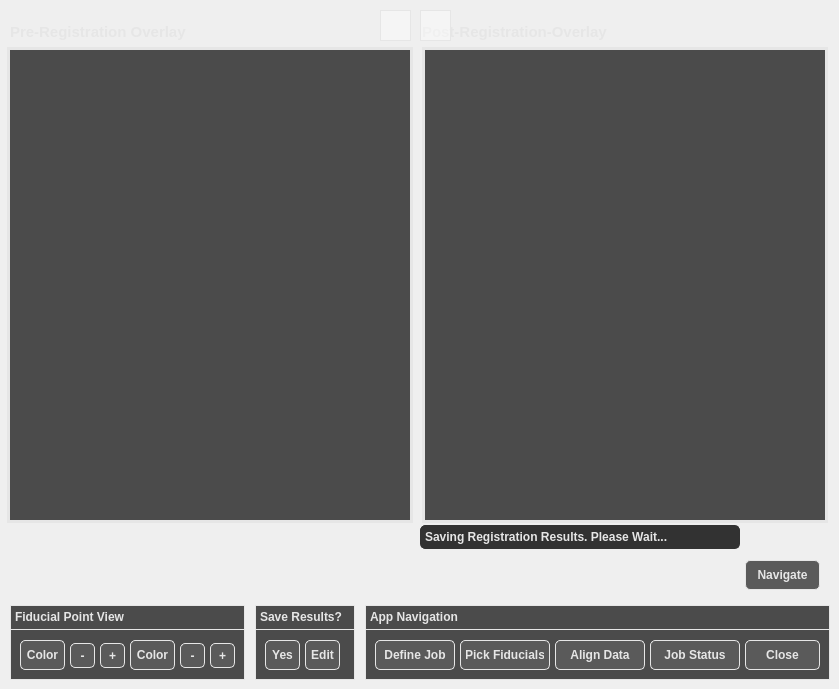
    <widget class="QWidget" name="ViewOverlaysTabName">
     <attribute name="title">
      <string>View Overlay</string>
     </attribute>
     <widget class="QTextEdit" name="SavingRegistrationResultsText">
      <property name="geometry">
       <rect>
        <x>420</x>
        <y>525</y>
        <width>320</width>
        <height>24</height>
       </rect>
      </property>
      <property name="styleSheet">
       <string notr="true">QTextEdit { 
	background-color: #323232;
	color: #e6e6e6; /* Text color */
	border: 1px solid #323232; /* Border  */
    border-radius: 5px; /* Optional: Rounded corners */
}</string>
      </property>
      <property name="verticalScrollBarPolicy">
       <enum>Qt::ScrollBarAlwaysOff</enum>
      </property>
      <property name="horizontalScrollBarPolicy">
       <enum>Qt::ScrollBarAlwaysOff</enum>
      </property>
      <property name="readOnly">
       <bool>true</bool>
      </property>
      <property name="html">
       <string>&lt;!DOCTYPE HTML PUBLIC &quot;-//W3C//DTD HTML 4.0//EN&quot; &quot;http://www.w3.org/TR/REC-html40/strict.dtd&quot;&gt;
&lt;html&gt;&lt;head&gt;&lt;meta name=&quot;qrichtext&quot; content=&quot;1&quot; /&gt;&lt;style type=&quot;text/css&quot;&gt;
p, li { white-space: pre-wrap; }
&lt;/style&gt;&lt;/head&gt;&lt;body style=&quot; font-family:'MS Shell Dlg 2'; font-size:8.25pt; font-weight:400; font-style:normal;&quot;&gt;
&lt;p style=&quot; margin-top:0px; margin-bottom:0px; margin-left:0px; margin-right:0px; -qt-block-indent:0; text-indent:0px;&quot;&gt;&lt;span style=&quot; font-size:9pt; font-weight:600;&quot;&gt;Saving Registration Results. Please Wait...&lt;/span&gt;&lt;/p&gt;&lt;/body&gt;&lt;/html&gt;</string>
      </property>
     </widget>
     <widget class="QFrame" name="ImageViewControlsFrame_O">
      <property name="geometry">
       <rect>
        <x>10</x>
        <y>605</y>
        <width>235</width>
        <height>75</height>
       </rect>
      </property>
      <property name="styleSheet">
       <string notr="true">QFrame { 
	background-color: #4b4b4b;
	border: 1px solid #e6e6e6; /* Border  */
}</string>
      </property>
      <property name="frameShape">
       <enum>QFrame::StyledPanel</enum>
      </property>
      <property name="frameShadow">
       <enum>QFrame::Raised</enum>
      </property>
      <widget class="QTextEdit" name="ImageViewFrameHeaderText_O">
       <property name="geometry">
        <rect>
         <x>0</x>
         <y>0</y>
         <width>235</width>
         <height>25</height>
        </rect>
       </property>
       <property name="font">
        <font>
         <pointsize>10</pointsize>
         <weight>75</weight>
         <bold>true</bold>
        </font>
       </property>
       <property name="styleSheet">
        <string notr="true">QTextEdit { 
	background-color: #4b4b4b;
	color: #e6e6e6; /* Text color */
	border: 1px solid #e6e6e6; /* Border  */
}</string>
       </property>
       <property name="verticalScrollBarPolicy">
        <enum>Qt::ScrollBarAlwaysOff</enum>
       </property>
       <property name="horizontalScrollBarPolicy">
        <enum>Qt::ScrollBarAlwaysOff</enum>
       </property>
       <property name="readOnly">
        <bool>true</bool>
       </property>
       <property name="html">
        <string>&lt;!DOCTYPE HTML PUBLIC &quot;-//W3C//DTD HTML 4.0//EN&quot; &quot;http://www.w3.org/TR/REC-html40/strict.dtd&quot;&gt;
&lt;html&gt;&lt;head&gt;&lt;meta name=&quot;qrichtext&quot; content=&quot;1&quot; /&gt;&lt;style type=&quot;text/css&quot;&gt;
p, li { white-space: pre-wrap; }
&lt;/style&gt;&lt;/head&gt;&lt;body style=&quot; font-family:'MS Shell Dlg 2'; font-size:10pt; font-weight:600; font-style:normal;&quot;&gt;
&lt;p style=&quot; margin-top:0px; margin-bottom:0px; margin-left:0px; margin-right:0px; -qt-block-indent:0; text-indent:0px;&quot;&gt;&lt;span style=&quot; font-size:9pt;&quot;&gt;Fiducial Point View&lt;/span&gt;&lt;/p&gt;&lt;/body&gt;&lt;/html&gt;</string>
       </property>
      </widget>
      <widget class="QPushButton" name="GrowFiducialButton2_O">
       <property name="geometry">
        <rect>
         <x>200</x>
         <y>38</y>
         <width>25</width>
         <height>25</height>
        </rect>
       </property>
       <property name="font">
        <font>
         <pointsize>9</pointsize>
         <weight>75</weight>
         <bold>true</bold>
        </font>
       </property>
       <property name="styleSheet">
        <string notr="true">QPushButton {
    background-color: #5a5a5a;
    color: #e6e6e6; /* Text color */
    border: 1px solid #e6e6e6; /* Border  */
    border-radius: 5px; /* Optional: Rounded corners */
    padding: 5px; /* Optional: Padding around text */
}

QPushButton:hover {
    background-color: #666f75; /* Grey-blue when hovered */
}

QPushButton:pressed {
    background-color: #7b8e9c; /* More blue when pressed */
}</string>
       </property>
       <property name="text">
        <string>+</string>
       </property>
      </widget>
      <widget class="QPushButton" name="ColorFiducialButton_O">
       <property name="geometry">
        <rect>
         <x>10</x>
         <y>35</y>
         <width>45</width>
         <height>30</height>
        </rect>
       </property>
       <property name="font">
        <font>
         <pointsize>9</pointsize>
         <weight>75</weight>
         <bold>true</bold>
        </font>
       </property>
       <property name="styleSheet">
        <string notr="true">QPushButton {
    background-color: #5a5a5a;
    color: #e6e6e6; /* Text color */
    border: 1px solid #e6e6e6; /* Border  */
    border-radius: 5px; /* Optional: Rounded corners */
    padding: 5px; /* Optional: Padding around text */
}

QPushButton:hover {
    background-color: #666f75; /* Grey-blue when hovered */
}

QPushButton:pressed {
    background-color: #7b8e9c; /* More blue when pressed */
}</string>
       </property>
       <property name="text">
        <string>Color</string>
       </property>
      </widget>
      <widget class="QPushButton" name="ShrinkFiducialButton2_O">
       <property name="geometry">
        <rect>
         <x>170</x>
         <y>38</y>
         <width>25</width>
         <height>25</height>
        </rect>
       </property>
       <property name="font">
        <font>
         <pointsize>9</pointsize>
         <weight>75</weight>
         <bold>true</bold>
        </font>
       </property>
       <property name="styleSheet">
        <string notr="true">QPushButton {
    background-color: #5a5a5a;
    color: #e6e6e6; /* Text color */
    border: 1px solid #e6e6e6; /* Border  */
    border-radius: 5px; /* Optional: Rounded corners */
    padding: 5px; /* Optional: Padding around text */
}

QPushButton:hover {
    background-color: #666f75; /* Grey-blue when hovered */
}

QPushButton:pressed {
    background-color: #7b8e9c; /* More blue when pressed */
}</string>
       </property>
       <property name="text">
        <string>-</string>
       </property>
      </widget>
      <widget class="QPushButton" name="ColorFiducialButton2_O">
       <property name="geometry">
        <rect>
         <x>120</x>
         <y>35</y>
         <width>45</width>
         <height>30</height>
        </rect>
       </property>
       <property name="font">
        <font>
         <pointsize>9</pointsize>
         <weight>75</weight>
         <bold>true</bold>
        </font>
       </property>
       <property name="styleSheet">
        <string notr="true">QPushButton {
    background-color: #5a5a5a;
    color: #e6e6e6; /* Text color */
    border: 1px solid #e6e6e6; /* Border  */
    border-radius: 5px; /* Optional: Rounded corners */
    padding: 5px; /* Optional: Padding around text */
}

QPushButton:hover {
    background-color: #666f75; /* Grey-blue when hovered */
}

QPushButton:pressed {
    background-color: #7b8e9c; /* More blue when pressed */
}</string>
       </property>
       <property name="text">
        <string>Color</string>
       </property>
      </widget>
      <widget class="QPushButton" name="GrowFiducialButton_O">
       <property name="geometry">
        <rect>
         <x>90</x>
         <y>38</y>
         <width>25</width>
         <height>25</height>
        </rect>
       </property>
       <property name="font">
        <font>
         <pointsize>9</pointsize>
         <weight>75</weight>
         <bold>true</bold>
        </font>
       </property>
       <property name="styleSheet">
        <string notr="true">QPushButton {
    background-color: #5a5a5a;
    color: #e6e6e6; /* Text color */
    border: 1px solid #e6e6e6; /* Border  */
    border-radius: 5px; /* Optional: Rounded corners */
    padding: 5px; /* Optional: Padding around text */
}

QPushButton:hover {
    background-color: #666f75; /* Grey-blue when hovered */
}

QPushButton:pressed {
    background-color: #7b8e9c; /* More blue when pressed */
}</string>
       </property>
       <property name="text">
        <string>+</string>
       </property>
      </widget>
      <widget class="QPushButton" name="ShrinkFiducialButton_O">
       <property name="geometry">
        <rect>
         <x>60</x>
         <y>38</y>
         <width>25</width>
         <height>25</height>
        </rect>
       </property>
       <property name="font">
        <font>
         <pointsize>9</pointsize>
         <weight>75</weight>
         <bold>true</bold>
        </font>
       </property>
       <property name="styleSheet">
        <string notr="true">QPushButton {
    background-color: #5a5a5a;
    color: #e6e6e6; /* Text color */
    border: 1px solid #e6e6e6; /* Border  */
    border-radius: 5px; /* Optional: Rounded corners */
    padding: 5px; /* Optional: Padding around text */
}

QPushButton:hover {
    background-color: #666f75; /* Grey-blue when hovered */
}

QPushButton:pressed {
    background-color: #7b8e9c; /* More blue when pressed */
}</string>
       </property>
       <property name="text">
        <string>-</string>
       </property>
      </widget>
     </widget>
     <widget class="QLabel" name="UnregisteredImageFrameHeaderText">
      <property name="geometry">
       <rect>
        <x>10</x>
        <y>20</y>
        <width>400</width>
        <height>24</height>
       </rect>
      </property>
      <property name="font">
       <font>
        <pointsize>11</pointsize>
        <weight>75</weight>
        <bold>true</bold>
       </font>
      </property>
      <property name="styleSheet">
       <string notr="true">QLabel { 
	background-color: transparent;
	color: #e6e6e6; /* Text color */
	border: 0px solid #e6e6e6; /* Border  */
    qproperty-alignment: 'AlignCenter';
}</string>
      </property>
      <property name="text">
       <string>Pre-Registration Overlay</string>
      </property>
     </widget>
     <widget class="QLabel" name="RegisteredImageFrameHeaderText">
      <property name="geometry">
       <rect>
        <x>422</x>
        <y>20</y>
        <width>400</width>
        <height>24</height>
       </rect>
      </property>
      <property name="font">
       <font>
        <pointsize>11</pointsize>
        <weight>75</weight>
        <bold>true</bold>
       </font>
      </property>
      <property name="styleSheet">
       <string notr="true">QLabel { 
	background-color: transparent;
	color: #e6e6e6; /* Text color */
	border: 0px solid #e6e6e6; /* Border  */
    qproperty-alignment: 'AlignCenter';
}</string>
      </property>
      <property name="text">
       <string>Post-Registration-Overlay</string>
      </property>
     </widget>
     <widget class="QFrame" name="UnregisteredImageDisplayFrame">
      <property name="geometry">
       <rect>
        <x>10</x>
        <y>50</y>
        <width>400</width>
        <height>470</height>
       </rect>
      </property>
      <property name="styleSheet">
       <string notr="true">QFrame { 
	background-color: #4b4b4b;
	border: 0px solid #e6e6e6; /* Border  */
}</string>
      </property>
      <property name="frameShape">
       <enum>QFrame::StyledPanel</enum>
      </property>
      <property name="frameShadow">
       <enum>QFrame::Raised</enum>
      </property>
     </widget>
     <widget class="QLabel" name="RegisteredImageBorder">
      <property name="geometry">
       <rect>
        <x>422</x>
        <y>47</y>
        <width>406</width>
        <height>476</height>
       </rect>
      </property>
      <property name="styleSheet">
       <string notr="true">QLabel {
        background-color: transparent; /* Transparent fill */
        border: 5px solid #e6e6e6;       /* Green border */
    }
</string>
      </property>
      <property name="text">
       <string/>
      </property>
     </widget>
     <widget class="QFrame" name="RegisteredImageDisplayFrame">
      <property name="geometry">
       <rect>
        <x>425</x>
        <y>50</y>
        <width>400</width>
        <height>470</height>
       </rect>
      </property>
      <property name="styleSheet">
       <string notr="true">QFrame { 
	background-color: #4b4b4b;
	border: 0px solid #e6e6e6; /* Border  */
}</string>
      </property>
      <property name="frameShape">
       <enum>QFrame::StyledPanel</enum>
      </property>
      <property name="frameShadow">
       <enum>QFrame::Raised</enum>
      </property>
     </widget>
     <widget class="QLabel" name="UnregisteredImageBorder">
      <property name="geometry">
       <rect>
        <x>7</x>
        <y>47</y>
        <width>406</width>
        <height>476</height>
       </rect>
      </property>
      <property name="styleSheet">
       <string notr="true">QLabel {
        background-color: transparent; /* Transparent fill */
        border: 5px solid #e6e6e6;       /* Green border */
    }
</string>
      </property>
      <property name="text">
       <string/>
      </property>
     </widget>
     <widget class="QFrame" name="SaveRegistrationControlFrame">
      <property name="geometry">
       <rect>
        <x>255</x>
        <y>605</y>
        <width>100</width>
        <height>75</height>
       </rect>
      </property>
      <property name="styleSheet">
       <string notr="true">QFrame { 
	background-color: #4b4b4b;
	border: 1px solid #e6e6e6; /* Border  */
}</string>
      </property>
      <property name="frameShape">
       <enum>QFrame::StyledPanel</enum>
      </property>
      <property name="frameShadow">
       <enum>QFrame::Raised</enum>
      </property>
      <widget class="QTextEdit" name="SaveRegistrationHeaderText">
       <property name="geometry">
        <rect>
         <x>0</x>
         <y>0</y>
         <width>100</width>
         <height>25</height>
        </rect>
       </property>
       <property name="font">
        <font>
         <pointsize>10</pointsize>
         <weight>75</weight>
         <bold>true</bold>
        </font>
       </property>
       <property name="styleSheet">
        <string notr="true">QTextEdit { 
	background-color: #4b4b4b;
	color: #e6e6e6; /* Text color */
	border: 1px solid #e6e6e6; /* Border  */
}</string>
       </property>
       <property name="verticalScrollBarPolicy">
        <enum>Qt::ScrollBarAlwaysOff</enum>
       </property>
       <property name="horizontalScrollBarPolicy">
        <enum>Qt::ScrollBarAlwaysOff</enum>
       </property>
       <property name="readOnly">
        <bool>true</bool>
       </property>
       <property name="html">
        <string>&lt;!DOCTYPE HTML PUBLIC &quot;-//W3C//DTD HTML 4.0//EN&quot; &quot;http://www.w3.org/TR/REC-html40/strict.dtd&quot;&gt;
&lt;html&gt;&lt;head&gt;&lt;meta name=&quot;qrichtext&quot; content=&quot;1&quot; /&gt;&lt;style type=&quot;text/css&quot;&gt;
p, li { white-space: pre-wrap; }
&lt;/style&gt;&lt;/head&gt;&lt;body style=&quot; font-family:'MS Shell Dlg 2'; font-size:10pt; font-weight:600; font-style:normal;&quot;&gt;
&lt;p style=&quot; margin-top:0px; margin-bottom:0px; margin-left:0px; margin-right:0px; -qt-block-indent:0; text-indent:0px;&quot;&gt;&lt;span style=&quot; font-size:9pt;&quot;&gt;Save Results?&lt;/span&gt;&lt;/p&gt;&lt;/body&gt;&lt;/html&gt;</string>
       </property>
      </widget>
      <widget class="QPushButton" name="SaveRegistrationResultsButton_O">
       <property name="geometry">
        <rect>
         <x>10</x>
         <y>35</y>
         <width>35</width>
         <height>30</height>
        </rect>
       </property>
       <property name="font">
        <font>
         <pointsize>9</pointsize>
         <weight>75</weight>
         <bold>true</bold>
        </font>
       </property>
       <property name="styleSheet">
        <string notr="true">QPushButton {
    background-color: #5a5a5a;
    color: #e6e6e6; /* Text color */
    border: 1px solid #e6e6e6; /* Border  */
    border-radius: 5px; /* Optional: Rounded corners */
    padding: 5px; /* Optional: Padding around text */
}

QPushButton:hover {
    background-color: #666f75; /* Grey-blue when hovered */
}

QPushButton:pressed {
    background-color: #7b8e9c; /* More blue when pressed */
}</string>
       </property>
       <property name="text">
        <string>Yes</string>
       </property>
      </widget>
      <widget class="QPushButton" name="ReturnToFiducialsTab_O">
       <property name="geometry">
        <rect>
         <x>50</x>
         <y>35</y>
         <width>35</width>
         <height>30</height>
        </rect>
       </property>
       <property name="font">
        <font>
         <pointsize>9</pointsize>
         <weight>75</weight>
         <bold>true</bold>
        </font>
       </property>
       <property name="styleSheet">
        <string notr="true">QPushButton {
    background-color: #5a5a5a;
    color: #e6e6e6; /* Text color */
    border: 1px solid #e6e6e6; /* Border  */
    border-radius: 5px; /* Optional: Rounded corners */
    padding: 5px; /* Optional: Padding around text */
}

QPushButton:hover {
    background-color: #666f75; /* Grey-blue when hovered */
}

QPushButton:pressed {
    background-color: #7b8e9c; /* More blue when pressed */
}</string>
       </property>
       <property name="text">
        <string>Edit</string>
       </property>
      </widget>
     </widget>
     <widget class="QFrame" name="DisableFrame_O1">
      <property name="geometry">
       <rect>
        <x>380</x>
        <y>10</y>
        <width>31</width>
        <height>31</height>
       </rect>
      </property>
      <property name="styleSheet">
       <string notr="true">QFrame { 
	background-color: rgba(255, 255, 255, 0.4);
	border: 1px solid #e6e6e6; /* Border  */
}</string>
      </property>
      <property name="frameShape">
       <enum>QFrame::StyledPanel</enum>
      </property>
      <property name="frameShadow">
       <enum>QFrame::Raised</enum>
      </property>
     </widget>
     <widget class="QFrame" name="DisableFrame_O2">
      <property name="geometry">
       <rect>
        <x>420</x>
        <y>10</y>
        <width>31</width>
        <height>31</height>
       </rect>
      </property>
      <property name="styleSheet">
       <string notr="true">QFrame { 
	background-color: rgba(255, 255, 255, 0.4);
	border: 1px solid #e6e6e6; /* Border  */
}</string>
      </property>
      <property name="frameShape">
       <enum>QFrame::StyledPanel</enum>
      </property>
      <property name="frameShadow">
       <enum>QFrame::Raised</enum>
      </property>
     </widget>
     <widget class="QPushButton" name="NavigationButton_O">
      <property name="geometry">
       <rect>
        <x>745</x>
        <y>560</y>
        <width>75</width>
        <height>30</height>
       </rect>
      </property>
      <property name="font">
       <font>
        <pointsize>9</pointsize>
        <weight>75</weight>
        <bold>true</bold>
       </font>
      </property>
      <property name="styleSheet">
       <string notr="true">QPushButton {
    background-color: #5a5a5a;
    color: #e6e6e6; /* Text color */
    border: 1px solid #e6e6e6; /* Border  */
    border-radius: 5px; /* Optional: Rounded corners */
    padding: 5px; /* Optional: Padding around text */
}

QPushButton:hover {
    background-color: #666f75; /* Grey-blue when hovered */
}

QPushButton:pressed {
    background-color: #7b8e9c; /* More blue when pressed */
}</string>
      </property>
      <property name="text">
       <string>Navigate</string>
      </property>
     </widget>
     <widget class="QFrame" name="WhatNextControlFrame_O">
      <property name="geometry">
       <rect>
        <x>365</x>
        <y>605</y>
        <width>465</width>
        <height>75</height>
       </rect>
      </property>
      <property name="styleSheet">
       <string notr="true">QFrame { 
	background-color: #4b4b4b;
	border: 1px solid #e6e6e6; /* Border  */
}</string>
      </property>
      <property name="frameShape">
       <enum>QFrame::StyledPanel</enum>
      </property>
      <property name="frameShadow">
       <enum>QFrame::Raised</enum>
      </property>
      <widget class="QTextEdit" name="WhatNextText_O">
       <property name="geometry">
        <rect>
         <x>0</x>
         <y>0</y>
         <width>465</width>
         <height>25</height>
        </rect>
       </property>
       <property name="font">
        <font>
         <pointsize>9</pointsize>
         <weight>75</weight>
         <bold>true</bold>
        </font>
       </property>
       <property name="styleSheet">
        <string notr="true">QTextEdit { 
	background-color: #4b4b4b;
	color: #e6e6e6; /* Text color */
	border: 1px solid #e6e6e6; /* Border  */
}</string>
       </property>
       <property name="verticalScrollBarPolicy">
        <enum>Qt::ScrollBarAlwaysOff</enum>
       </property>
       <property name="horizontalScrollBarPolicy">
        <enum>Qt::ScrollBarAlwaysOff</enum>
       </property>
       <property name="readOnly">
        <bool>true</bool>
       </property>
       <property name="html">
        <string>&lt;!DOCTYPE HTML PUBLIC &quot;-//W3C//DTD HTML 4.0//EN&quot; &quot;http://www.w3.org/TR/REC-html40/strict.dtd&quot;&gt;
&lt;html&gt;&lt;head&gt;&lt;meta name=&quot;qrichtext&quot; content=&quot;1&quot; /&gt;&lt;style type=&quot;text/css&quot;&gt;
p, li { white-space: pre-wrap; }
&lt;/style&gt;&lt;/head&gt;&lt;body style=&quot; font-family:'MS Shell Dlg 2'; font-size:9pt; font-weight:600; font-style:normal;&quot;&gt;
&lt;p style=&quot; margin-top:0px; margin-bottom:0px; margin-left:0px; margin-right:0px; -qt-block-indent:0; text-indent:0px;&quot;&gt;App Navigation&lt;/p&gt;&lt;/body&gt;&lt;/html&gt;</string>
       </property>
      </widget>
      <widget class="QPushButton" name="GoToImportProjectTab_O">
       <property name="geometry">
        <rect>
         <x>10</x>
         <y>35</y>
         <width>80</width>
         <height>30</height>
        </rect>
       </property>
       <property name="font">
        <font>
         <pointsize>9</pointsize>
         <weight>75</weight>
         <bold>true</bold>
        </font>
       </property>
       <property name="styleSheet">
        <string notr="true">QPushButton {
    background-color: #5a5a5a;
    color: #e6e6e6; /* Text color */
    border: 1px solid #e6e6e6; /* Border  */
    border-radius: 5px; /* Optional: Rounded corners */
    padding: 5px; /* Optional: Padding around text */
}

QPushButton:hover {
    background-color: #666f75; /* Grey-blue when hovered */
}

QPushButton:pressed {
    background-color: #7b8e9c; /* More blue when pressed */
}</string>
       </property>
       <property name="text">
        <string>Define Job</string>
       </property>
      </widget>
      <widget class="QPushButton" name="GoToFiducialsTab_O">
       <property name="geometry">
        <rect>
         <x>95</x>
         <y>35</y>
         <width>90</width>
         <height>30</height>
        </rect>
       </property>
       <property name="font">
        <font>
         <pointsize>9</pointsize>
         <weight>75</weight>
         <bold>true</bold>
        </font>
       </property>
       <property name="styleSheet">
        <string notr="true">QPushButton {
    background-color: #5a5a5a;
    color: #e6e6e6; /* Text color */
    border: 1px solid #e6e6e6; /* Border  */
    border-radius: 5px; /* Optional: Rounded corners */
    padding: 5px; /* Optional: Padding around text */
}

QPushButton:hover {
    background-color: #666f75; /* Grey-blue when hovered */
}

QPushButton:pressed {
    background-color: #7b8e9c; /* More blue when pressed */
}</string>
       </property>
       <property name="text">
        <string>Pick Fiducials</string>
       </property>
      </widget>
      <widget class="QPushButton" name="GoToJobStatusTab_O">
       <property name="geometry">
        <rect>
         <x>285</x>
         <y>35</y>
         <width>90</width>
         <height>30</height>
        </rect>
       </property>
       <property name="font">
        <font>
         <pointsize>9</pointsize>
         <weight>75</weight>
         <bold>true</bold>
        </font>
       </property>
       <property name="styleSheet">
        <string notr="true">QPushButton {
    background-color: #5a5a5a;
    color: #e6e6e6; /* Text color */
    border: 1px solid #e6e6e6; /* Border  */
    border-radius: 5px; /* Optional: Rounded corners */
    padding: 5px; /* Optional: Padding around text */
}

QPushButton:hover {
    background-color: #666f75; /* Grey-blue when hovered */
}

QPushButton:pressed {
    background-color: #7b8e9c; /* More blue when pressed */
}</string>
       </property>
       <property name="text">
        <string>Job Status</string>
       </property>
      </widget>
      <widget class="QPushButton" name="GoToCoordsTab_O">
       <property name="geometry">
        <rect>
         <x>190</x>
         <y>35</y>
         <width>90</width>
         <height>30</height>
        </rect>
       </property>
       <property name="font">
        <font>
         <pointsize>9</pointsize>
         <weight>75</weight>
         <bold>true</bold>
        </font>
       </property>
       <property name="styleSheet">
        <string notr="true">QPushButton {
    background-color: #5a5a5a;
    color: #e6e6e6; /* Text color */
    border: 1px solid #e6e6e6; /* Border  */
    border-radius: 5px; /* Optional: Rounded corners */
    padding: 5px; /* Optional: Padding around text */
}

QPushButton:hover {
    background-color: #666f75; /* Grey-blue when hovered */
}

QPushButton:pressed {
    background-color: #7b8e9c; /* More blue when pressed */
}</string>
       </property>
       <property name="text">
        <string>Align Data</string>
       </property>
      </widget>
      <widget class="QPushButton" name="CloseNavigationButton_O">
       <property name="geometry">
        <rect>
         <x>380</x>
         <y>35</y>
         <width>75</width>
         <height>30</height>
        </rect>
       </property>
       <property name="font">
        <font>
         <pointsize>9</pointsize>
         <weight>75</weight>
         <bold>true</bold>
        </font>
       </property>
       <property name="styleSheet">
        <string notr="true">QPushButton {
    background-color: #5a5a5a;
    color: #e6e6e6; /* Text color */
    border: 1px solid #e6e6e6; /* Border  */
    border-radius: 5px; /* Optional: Rounded corners */
    padding: 5px; /* Optional: Padding around text */
}

QPushButton:hover {
    background-color: #666f75; /* Grey-blue when hovered */
}

QPushButton:pressed {
    background-color: #7b8e9c; /* More blue when pressed */
}</string>
       </property>
       <property name="text">
        <string>Close</string>
       </property>
      </widget>
     </widget>
     <zorder>UnregisteredImageBorder</zorder>
     <zorder>ImageViewControlsFrame_O</zorder>
     <zorder>UnregisteredImageFrameHeaderText</zorder>
     <zorder>RegisteredImageFrameHeaderText</zorder>
     <zorder>UnregisteredImageDisplayFrame</zorder>
     <zorder>RegisteredImageBorder</zorder>
     <zorder>SaveRegistrationControlFrame</zorder>
     <zorder>DisableFrame_O1</zorder>
     <zorder>DisableFrame_O2</zorder>
     <zorder>RegisteredImageDisplayFrame</zorder>
     <zorder>NavigationButton_O</zorder>
     <zorder>WhatNextControlFrame_O</zorder>
     <zorder>SavingRegistrationResultsText</zorder>
    </widget>
